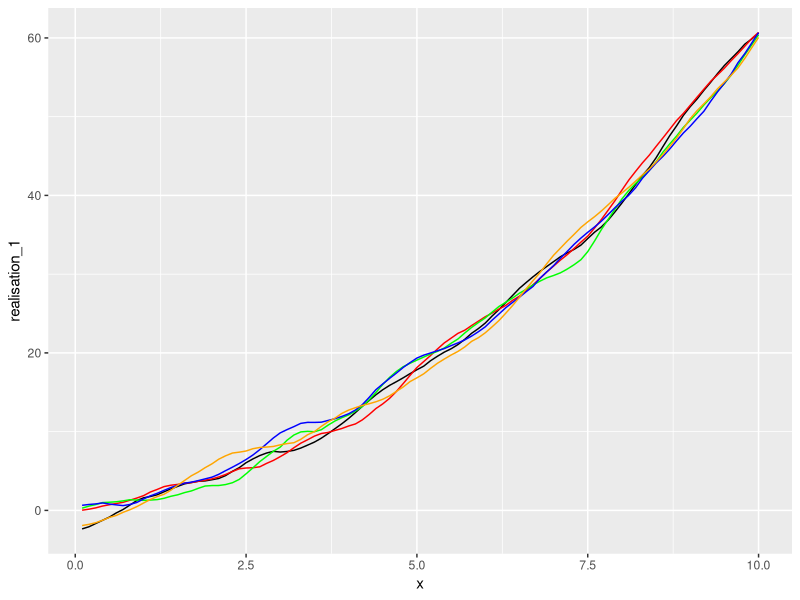

The R script that drew this image:
require(mnormt)
require(ggplot2)

#  Setup mean function
GPmean <- function(x,a=0,b=0,c=0) a+b*x+c*x*x

#  and a covariance function

GPexppcov <- function(x1,x2,sigma=1,delta=.1,p=2) sigma*(exp((-abs(x1-x2)^p)/delta))
GPMatern <- function(x1,x2,sigma=1,delta=.1,nu=1.5) sigma*(2^(1-nu)/gamma(nu))*(sqrt(2*nu)*abs(x1-x2)/delta)^nu*besselK(sqrt(2*nu)*abs(x1-x2)/delta,nu)

# sample from a GP

# produce x the values where we are going to evaluate the GP

x <- c(1:100)/10

mu <- GPmean(x,b=1,c=.5)
covmat <- matrix(nrow=length(x),ncol=length(x))
for (i in 1:length(x)){
  for (j in i:length(x)){
    covmat[i,j] <- GPexppcov(x[i],x[j],delta=0.5,p=1.9)
    #   covmat[i,j] <- GPMatern(x[i],x[j],delta=0.25,nu=3.5)
    if (is.na(covmat[i,i]) == T) covmat[i,i] <- 1
    covmat[j,i] <- covmat[i,j]
  }
}

#  Generate p realisations
p=5
real <- rmnorm(p,mu,covmat)

#  Now plot the realisations 

# first create a data frame

df <- data.frame(cbind(as.matrix(x),t(real)))
names(df) <- c('x','realisation_1','realisation_2','realisation_3','realisation_4','realisation_5')
ggplot(df) + geom_line(aes(x=x,y=realisation_1)) + geom_line(aes(x=x,y=realisation_2),colour='red')+ geom_line(aes(x=x,y=realisation_3),colour='green')+ geom_line(aes(x=x,y=realisation_4),colour='blue') + geom_line(aes(x=x,y=realisation_5),colour='orange')


#plt1 <- ggplot(df) + geom_line(aes(x=x,y=X2)) 

